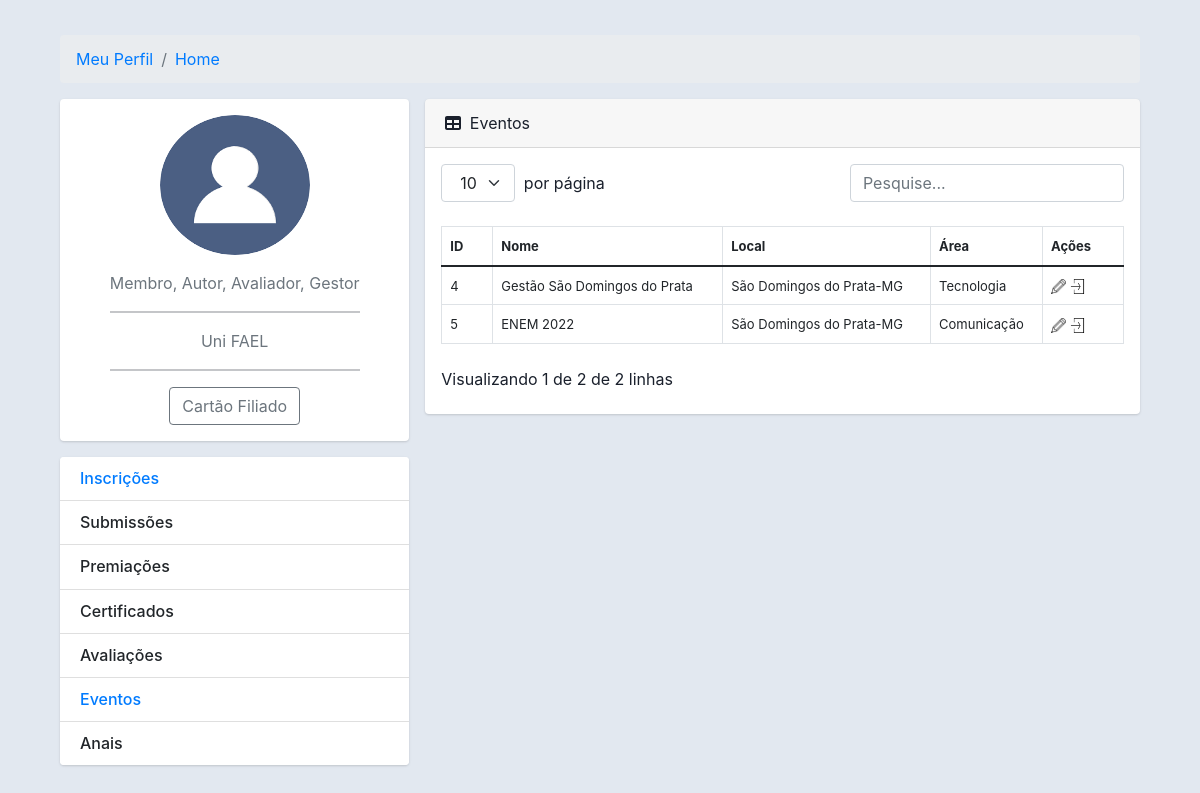
The page /gerenciarevento/ (signed in) on the database its author committed.
### core/models.py (models this page shows)
class Usuariocd(models.Model):
    cpf = models.CharField(max_length=11)
    nome = models.CharField(max_length=300)
    cep = models.CharField(max_length=8)
    nascimento = models.DateField()
    email = models.EmailField()
    endereco = models.CharField(max_length=500)
    cidade = models.CharField(max_length=150)
    bairro = models.CharField(max_length=150)
    pais = models.CharField(max_length=150)
    instituicao = models.CharField(max_length=150)
    cmp = models.CharField(max_length=3)
    categ = models.CharField(max_length=150)
    cinfo = models.CharField(max_length=3)
    gestor_plataforma = models.CharField(max_length=3)
    autor = models.CharField(max_length=3)
    avaliador = models.CharField(max_length=3)
    lider = models.CharField(max_length=3)
    id_usuario = models.BigIntegerField()
    contato = models.BigIntegerField(null=True)
    perfil = models.FileField(upload_to='')

class Evento(models.Model):
    nome = models.CharField(max_length=150)
    cidade = models.CharField(max_length=150)
    estado = models.CharField(max_length=5)
    data_evento = models.DateTimeField()
    modalidade = models.CharField(max_length=150)
    status = models.CharField(max_length=30)
    data_criacao = models.DateTimeField(auto_now=True)
    logo = models.FileField(upload_to='')
    def get_data_evento(self):
        return self.data_evento.strftime('%d/%m/%Y às %H:%M')

### core/views.py (the view)
# urls.py: path('gerenciarevento/', views.gerenciarevento),
def gerenciarevento(request):
    id = request.GET.get('id')
    meuid = User.objects.filter(username=request.user)
    for m in meuid:
        mid = m.id
    usuarios = Usuariocd.objects.filter(id_usuario=mid)
    eventos = Evento.objects.filter(status='andamento')
    total_eventos = Evento.objects.all().aggregate(sum_total=Count('id'))
    total_eventos_andamento = Evento.objects.filter(status='andamento').aggregate(sum_total=Count('id'))
    total_eventos_finalizado = Evento.objects.filter(status='finalizado').aggregate(sum_total=Count('id'))
    dados = {'usuarios': usuarios,
             'id': id,
             'eventos': eventos,
             'total_eventos': total_eventos,
             'total_eventos_andamento': total_eventos_andamento,
             'total_eventos_finalizado': total_eventos_finalizado,
             }
    return render(request,'gerenciarevento.html', dados)

### templates/gerenciarevento.html (shortened to what this page needs)
{% load static %}
<!DOCTYPE html>
<html lang="pt-br">
<head>
    <link href={% static "css/styles.css" %} rel="stylesheet" />
    <link href="https://cdn.jsdelivr.net/npm/simple-datatables@latest/dist/style.css" rel="stylesheet" />
    <link href={% static "css/styles.css" %} rel="stylesheet" />
    {% include 'header.html' %}
</head>
<body>
{% include 'capa.html' %}
  <div class="col-md-8">
       <div class="card mb-4 ">
                    <div class="card-header">
                                <i class="fas fa-table me-1"></i>
                                Eventos
                            </div>
                            <div class="card-body ">
                                <table class="table " id="datatablesSimple">
                                    <thead>
                                        <tr>
                                             <th><font size="2px">ID</font></th>
                                            <th><font size="2px">Nome</font></th>
                                            <th><font size="2px">Local</font></th>
                                            <th><font size="2px">Área</font></th>
                                            <th><font size="2px">Ações</font></th>
                                        </tr>
                                    </thead>
                                    <tbody>
                                            {% for eventos in eventos %}
                                                                                 <tr>
                                             <td><font size="2px">{{eventos.id}}</font></td>
                                            <td><font size="2px">{{ eventos.nome }}  </font></td>
                                            <td><font size="2px">{{eventos.cidade}}-{{eventos.estado}} </font></td>
                                            <td><font size="2px">{{eventos.modalidade}}  </font></td>
                                            <td><font size="2px">
                                                <a href="/editarevento/?id={{eventos.id}}">
                                                    <img src={% static "assets/lapis.png" %}
                                                         width="15" height="15"></a>
                                                <a href="/addsessao/?id={{eventos.id}}">
                                                    <img src={% static "assets/addsessao.png" %}
                                                         width="15" height="15">
                                                </a>
                                            </font></td>
                                        </tr>
                                                {% endfor %}
                                    </tbody>
                                </table>
   </div>
                    </div>
       </div>
  </div>
</body>
</html>

### templates/capa.html
{% block content %}
<div class="container">
    <div class="main-body">
          <nav aria-label="breadcrumb" class="main-breadcrumb">
            <ol class="breadcrumb">
              <li class="breadcrumb-item"><a href="/meuperfil/">Meu Perfil</a></li>
              <li class="breadcrumb-item"><a href="/home/">Home</a></li>
            </ol>
          </nav>
          <div class="row gutters-sm">
            <div class="col-md-4 mb-3">
              <div class="card">
                <div class="card-body">
                  <div class="d-flex flex-column align-items-center text-center">
                    {% for usuarios in usuarios %}
                    <img src="/media/{{usuarios.perfil}}" alt="Admin" class="rounded-circle" width="150" height="140">
                    {% endfor %}
                    <div class="mt-3">
                      <p class="text-secondary mb-1">
                        Membro{% for usuarios in usuarios %}{% if usuarios.autor == 'sim' %}, Autor{% endif %}{% if usuarios.avaliador == 'sim' %}, Avaliador{% endif %}{% if usuarios.gestor_plataforma == 'sim' %}, Gestor {% endif %}
                        {% endfor %}
                      </p>
                      <hr>
                      <p class="text-muted font-size-sm">{% for usuarios in usuarios %}
                      {{usuarios.instituicao}}
                      {% endfor %}</p>
                      <hr>
                      <button class="btn btn-outline-secondary">Cartão Filiado</button>
                    </div>
                  </div>
                </div>
              </div>
              <div class="card mt-3">
                <ul class="list-group list-group-flush">
                  <li class="list-group-item d-flex justify-content-between align-items-center flex-wrap">
                    <h6 class="mb-0 "><a href="/inscrever/"
                                         style="text-decoration:none;">
                                          Inscrições
                                      </a>
                    </h6>
                  </li>
                  <li class="list-group-item d-flex justify-content-between align-items-center flex-wrap">
                    <h6 class="mb-0">Submissões</h6>
                  </li>
                  <li class="list-group-item d-flex justify-content-between align-items-center flex-wrap">
                    <h6 class="mb-0">Premiações</h6>
                  </li>
                  <li class="list-group-item d-flex justify-content-between align-items-center flex-wrap">
                    <h6 class="mb-0">Certificados</h6>
                  </li>
                  <li class="list-group-item d-flex justify-content-between align-items-center flex-wrap">
                    <h6 class="mb-0">Avaliações</h6>
                  </li>
                  <li class="list-group-item d-flex justify-content-between align-items-center flex-wrap">
                   <a href="/home/?id=evento" style="text-decoration:none;"><h6 class="mb-0">Eventos</h6></a>
                  </li>
                  <li class="list-group-item d-flex justify-content-between align-items-center flex-wrap">
                    <h6 class="mb-0">Anais</h6>
                  </li>
                </ul>
              </div>
            </div>
{% endblock %}

### templates/footer.html (style rules this page uses)
body { margin-top:20px; color: #1a202c; text-align: left; background-color: #e2e8f0; }
.main-body { padding: 15px; }
.card { box-shadow: 0 1px 3px 0 rgba(0,0,0,.1), 0 1px 2px 0 rgba(0,0,0,.06); }
.card { position: relative; display: flex; flex-direction: column; min-width: 0; word-wrap: break-word; background-color: #fff; background-clip: border-box; border: 0 solid rgba(0,0,0,.125); border-radius: .25rem; }
.card-body { flex: 1 1 auto; min-height: 1px; padding: 1rem; }
.gutters-sm { margin-right: -8px; margin-left: -8px; }
.gutters-sm>.col, .gutters-sm>[class*=col-] { padding-right: 8px; padding-left: 8px; }
.mb-3, .my-3 { margin-bottom: 1rem!important; }

### rows shown on the page
Usuariocd: perfil (picture), autor ", Autor", avaliador ", Avaliador", gestor_plataforma ", Gestor", instituicao "Uni FAEL"
Evento: id "4", nome "Gestão São Domingos do Prata", cidade "São Domingos do Prata", estado "MG", modalidade "Tecnologia"
Evento: id "5", nome "ENEM 2022", cidade "São Domingos do Prata", estado "MG", modalidade "Comunicação"
